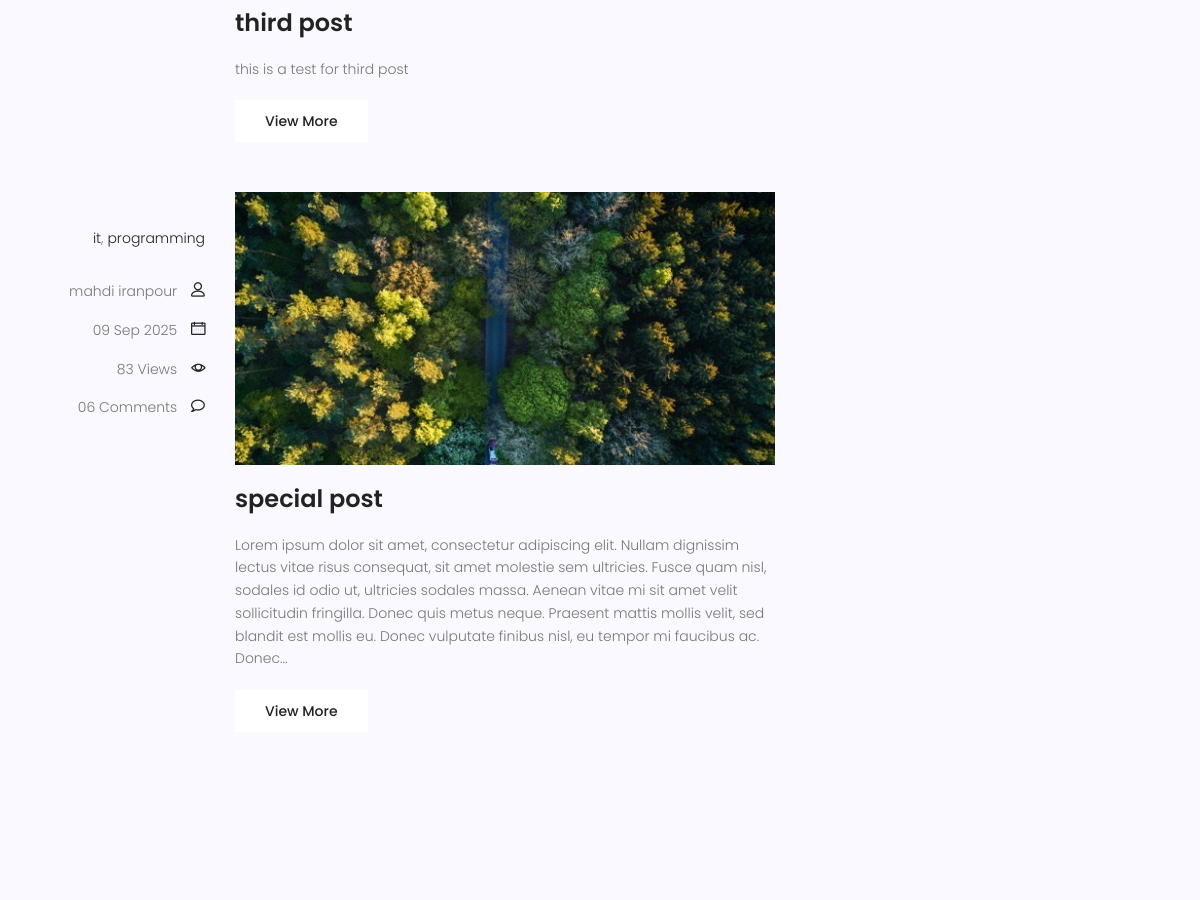
Page /blog/search/ (middle part) on the earlier database version.
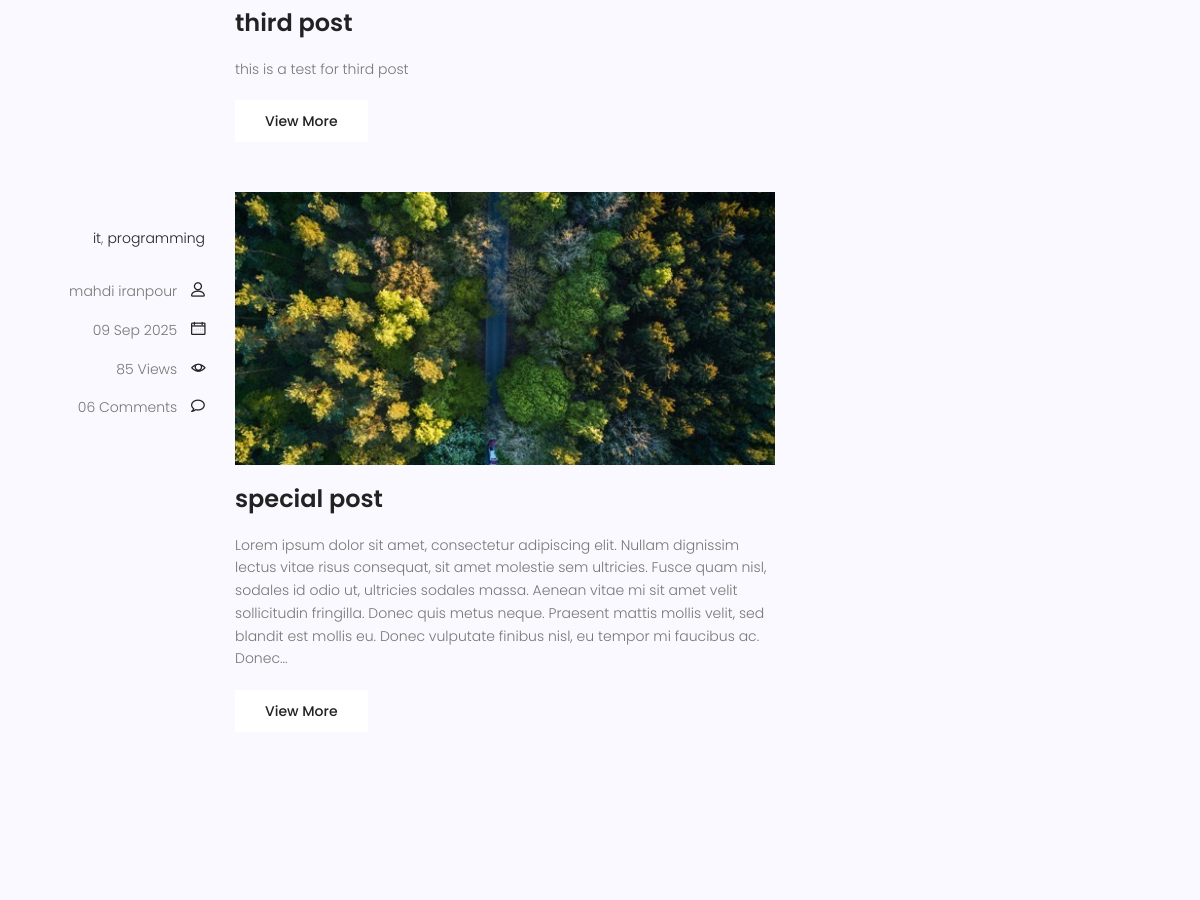
Same page on the later database version.
### blog/models.py (models this page shows, shortened)
class Post(models.Model):
    image = models.ImageField(upload_to='blog/',default='blog/default.jpg')
    author = models.ForeignKey(User, on_delete=models.SET_NULL, null=True)
    title = models.CharField(max_length=255)
    content = models.TextField()
    tags = TaggableManager()
    category = models.ManyToManyField(Category)
    counted_views = models.IntegerField(default=0)
    status = models.BooleanField(default=False)
    published_date = models.DateTimeField(null=True)
    created_date = models.DateTimeField(auto_now_add=True)
    updated_date = models.DateTimeField(auto_now=True)
    class Meta:
        ordering = ['-created_date']

### blog/views.py (the view)
# urls.py: path('search/', blog_search, name='search'),
def blog_search(request):
    posts = Post.objects.filter(status=1)
    if request.method == 'GET':
        if s := request.GET.get('s'):
            posts = posts.filter(content__icontains=s)
    context = {
        'posts': posts
    }
    return render(request, 'blog/blog-home.html', context)

### blog/models.py (called while the page is built)
        def __str__(self):
            return self.name

### blog/templatetags/blog_tags.py (called while the page is built)
@register.inclusion_tag('blog/blog-post-categories.html')
def postcategories():
    posts = Post.objects.filter(status=1)
    categories = Category.objects.all()
    cat_dict = {}
    for name in categories:
        cat_dict[name] = posts.filter(category=name).count()
    return {'categories': cat_dict}

### blog/templatetags/excerpt_tags.py (called while the page is built)
@register.filter(name='excerpt')
def excerpt(value, num_words=30):
    if not isinstance(value, str):
        value = str(value)
    words = value.split()
    if len(words) <= num_words:
        return value
    return " ".join(words[:num_words]) + "..."

### templates/blog/blog-home.html (shortened to what this page needs)
{% extends 'base.html' %} {% load static %} {% load blog_tags %} {% load excerpt_tags %} {% block content %}
<section class="post-content-area">
  <div class="container">
    <div class="row">
      <div class="col-lg-8 posts-list">
        {% for post in posts %}
        <div class="single-post row">
          <div class="col-lg-3 col-md-3 meta-details">
            <ul class="tags">
              {% for cat in post.category.all %}
              <li><a href="{% url 'blog:category' cat_name=cat.name %}">{{ cat.name }}</a>{%  if not forloop.last %}, {% endif %}</li>
              {% endfor %}
            </ul>
            <div class="user-details row">
              <p class="user-name col-lg-12 col-md-12 col-6">
                <a href="{% url 'blog:author' author_username=post.author.username %}">{{ post.author.get_full_name }}</a>
                <span class="lnr lnr-user"></span>
              </p>
              <p class="date col-lg-12 col-md-12 col-6">
                <a href="#">{{ post.published_date | date:"d M Y" }}</a>
                <span class="lnr lnr-calendar-full"></span>
              </p>
              <p class="view col-lg-12 col-md-12 col-6">
                <a href="#">{{ post.counted_views}} Views</a> <span class="lnr lnr-eye"></span>
              </p>
              <p class="comments col-lg-12 col-md-12 col-6">
                <a href="#">06 Comments</a>
                <span class="lnr lnr-bubble"></span>
              </p>
            </div>
          </div>
          <div class="col-lg-9 col-md-9">
            <div class="feature-img">
              <img
                class="img-fluid"
                src="{{ post.image.url }}"
                alt=""
              />
            </div>
            <a class="posts-title" href="{% url 'blog:single' pid=post.id %}"
              ><h3>{{ post.title }}</h3></a
            >
            <p class="excert">
             {{ post.content|excerpt:60 }}
            </p>
            <a href="{% url 'blog:single' pid=post.id %}" class="primary-btn">View More</a>
          </div>
        </div>
        {% endfor %}
        <nav class="blog-pagination justify-content-center d-flex">
        </nav>
      </div>
      <div class="col-lg-4 sidebar-widgets">
      </div>
    </div>
  </div>
</section>
{% endblock %}

Differences in the rows shown:
changed Post "special post": counted_views "83" → "85"
